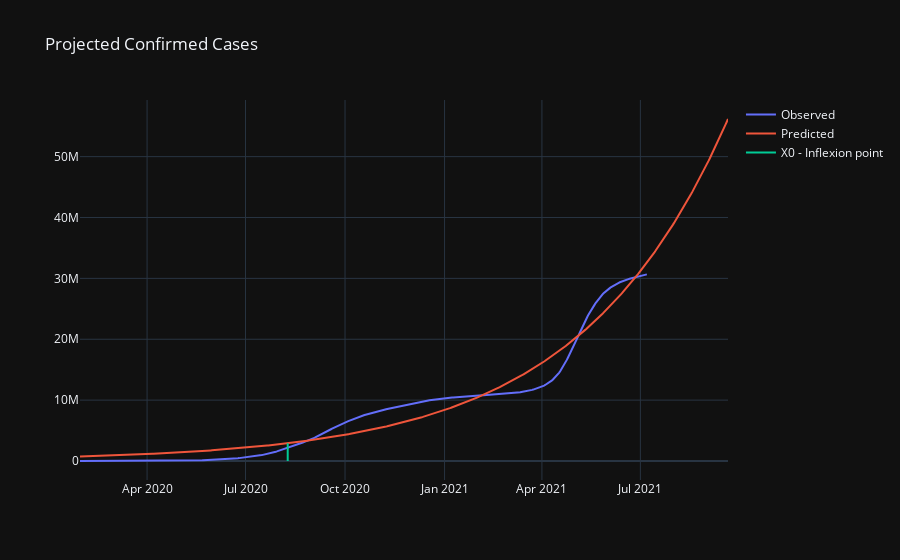

Notebook code for this chart:
### Markdown cell above
# Prediction

### Code cell
predIndiaDF = df1.copy()
extended_period = 2000
from scipy.optimize import curve_fit
def sigmoid(x, L, k, x0):
    return L / (1 + np.exp(-k * (x - x0))) + 1

popt, pcov = curve_fit(sigmoid,  (predIndiaDF.index+1).astype(float), predIndiaDF['Confirmed'],  p0=(0,0,0),maxfev=5000 )

x0 = int(popt[2]/10)
print('\033[1mx0 (point/day of inflexion):\033[0m',int(popt[2]/10))
print('\033[1mL (Maximum no.of cases):\033[0m',int(popt[0]/10000) )
print('\033[1mk (Growth Rate):\033[0m',round(float(popt[1]),2) )
print('\033[1mPCOV: \033[0m\n',pcov )

fig = go.Figure()
dateRange = pd.date_range(pd.to_datetime(predIndiaDF['Date'].min()),\
                                         pd.to_datetime(predIndiaDF['Date'].min())+pd.DateOffset(extended_period))

fig.add_trace(go.Scatter(x = predIndiaDF['Date'],
                         y = predIndiaDF['Confirmed'],
                         mode = 'lines',
                         name = 'Observed'))
fig.add_trace(go.Scatter(x = dateRange[:600],
                         y = sigmoid([x for x in range(extended_period)],*popt),
                         mode = 'lines',
                         name = 'Predicted'))
fig.add_trace(go.Scatter(x = [dateRange[x0], dateRange[x0]],
                         y = [0,  sigmoid([x for x in range(extended_period)],*popt)[x0]],
                         name = 'X0 - Inflexion point',
                         mode = 'lines'))

fig.update_layout(template='plotly_dark',title='Projected Confirmed Cases')
fig.show()

### Figure 1 — Plotly figure (JSON) as saved in the notebook; plotly's stock layout.template omitted (floating-point values rounded to 4 significant figures; data arrays with more than 128 entries replaced by an {"elided": "..."} marker saying what was removed)
{"data": [{"mode": "lines", "name": "Observed", "type": "scatter", "x": {"elided": "525 str values"}, "y": {"elided": "525 int values"}}, {"mode": "lines", "name": "Predicted", "type": "scatter", "x": {"elided": "600 str values"}, "y": {"elided": "2000 float values"}}, {"mode": "lines", "name": "X0 - Inflexion point", "type": "scatter", "x": ["2020-08-09T00:00:00", "2020-08-09T00:00:00"], "y": [0, 2922000.0]}], "layout": {"title": {"text": "Projected Confirmed Cases"}}}
